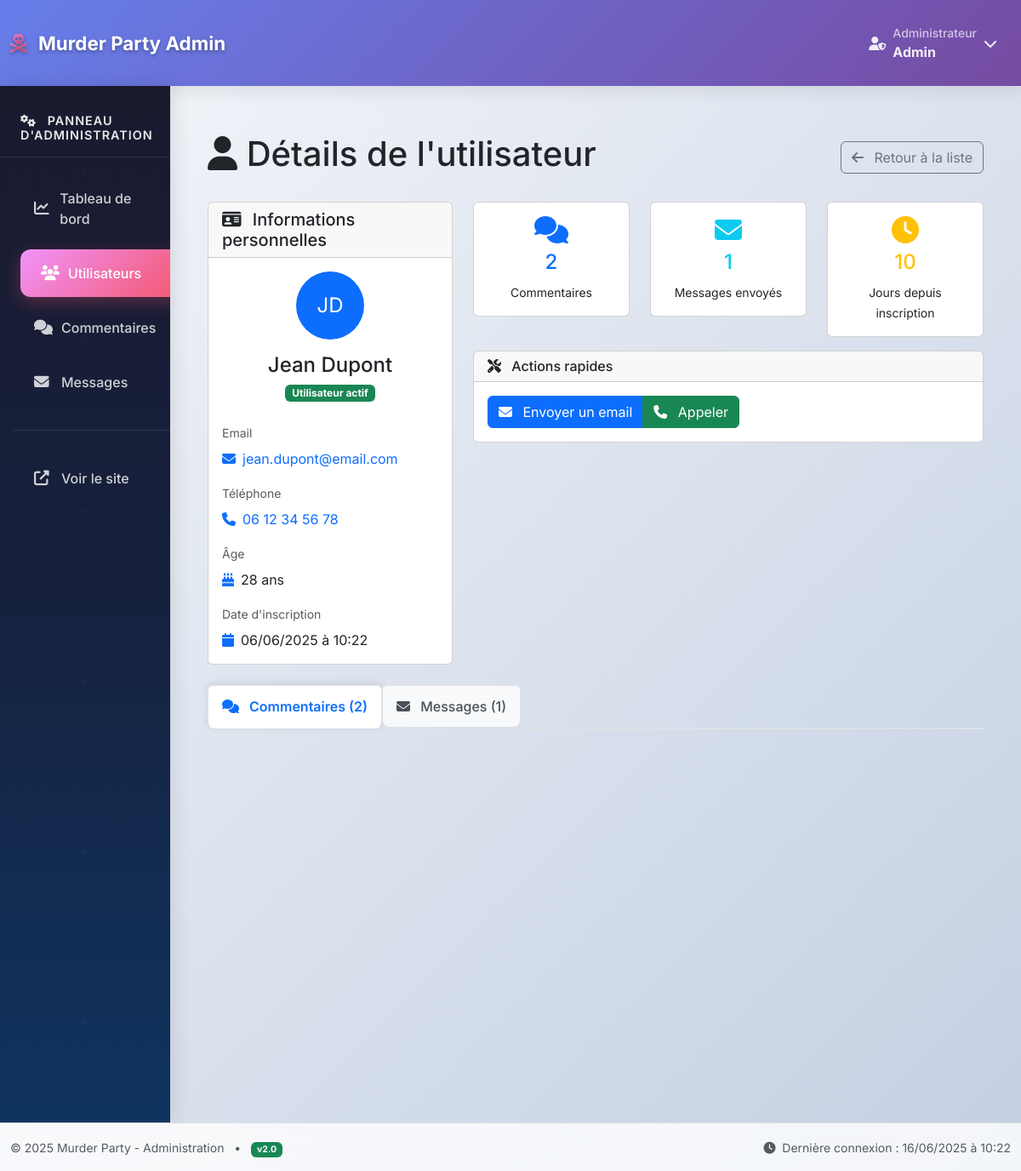
The page /gestion/utilisateurs/detail/2 (signed in) on the database its author committed.
### tables this page shows
CREATE TABLE utilisateurs (
    id INT AUTO_INCREMENT PRIMARY KEY,
    nom VARCHAR(100) NOT NULL,
    prenom VARCHAR(100) NOT NULL,
    email VARCHAR(255) UNIQUE NOT NULL,
    mot_de_passe VARCHAR(255) NOT NULL,
    telephone VARCHAR(20) NULL,
    age INT NULL,
    date_inscription TIMESTAMP DEFAULT CURRENT_TIMESTAMP,
    is_admin TINYINT(1) DEFAULT 0,
    INDEX idx_email (email),
    INDEX idx_is_admin (is_admin)
);

### index.php (called while the page is built)
<?php
require_once('conf/routeur.php');
?>

### model/User.php (called while the page is built, shortened)
<?php
class User {
    public static function getById($id) {
        $db = getDB();
        $stmt = $db->prepare("SELECT id, nom, prenom, email, telephone, age, date_inscription FROM utilisateurs WHERE id = ?");
        $stmt->execute([$id]);
        return $stmt->fetch();
    }
}
?>

### model/Comment.php (called while the page is built, shortened)
<?php
class Comment {
    public static function getByUser($utilisateur_id) {
        $db = getDB();
        $stmt = $db->prepare("
            SELECT * FROM commentaires
            WHERE utilisateur_id = ?
            ORDER BY date_creation DESC
        ");
        $stmt->execute([$utilisateur_id]);
        return $stmt->fetchAll();
    }
}
?>

### model/Message.php (called while the page is built, shortened)
<?php
class Message {
    public static function getByUser($utilisateur_id) {
        $db = getDB();
        $stmt = $db->prepare("
            SELECT * FROM messages
            WHERE utilisateur_id = ?
            ORDER BY date_creation DESC
        ");
        $stmt->execute([$utilisateur_id]);
        return $stmt->fetchAll();
    }
}
?>

### view/admin/utilisateur_detail.php (the view, shortened to what this page needs)
<?php
include_once('view/admin/header.php');
?>
<div class="container mt-4">
    <div class="row">
        <div class="col-12">
            <div class="d-flex justify-content-between align-items-center mb-4">
                <h1>
                    <i class="fas fa-user"></i> Détails de l'utilisateur
                </h1>
                <a href="/gestion/utilisateurs" class="btn btn-outline-secondary">
                    <i class="fas fa-arrow-left me-2"></i>
                    Retour à la liste
                </a>
            </div>
        </div>
    </div>
    <div class="row mb-4">
        <div class="col-lg-4">
            <div class="card">
                <div class="card-header">
                    <h5 class="mb-0">
                        <i class="fas fa-id-card me-2"></i>
                        Informations personnelles
                    </h5>
                </div>
                <div class="card-body">
                    <div class="text-center mb-4">
                        <div class="avatar-lg bg-primary text-white rounded-circle d-inline-flex align-items-center justify-content-center" style="width: 80px; height: 80px; font-size: 1.5rem;">
                            <?= strtoupper(substr($utilisateur['prenom'], 0, 1) . substr($utilisateur['nom'], 0, 1)) ?>
                        </div>
                        <h4 class="mt-3 mb-1">
                            <?= htmlspecialchars($utilisateur['prenom'] . ' ' . $utilisateur['nom']) ?>
                        </h4>
                        <span class="badge bg-success">Utilisateur actif</span>
                    </div>
                    <div class="mb-3">
                        <label class="form-label text-muted small">Email</label>
                        <div class="d-flex align-items-center">
                            <i class="fas fa-envelope me-2 text-primary"></i>
                            <a href="mailto:<?= htmlspecialchars($utilisateur['email']) ?>" class="text-decoration-none">
                                <?= htmlspecialchars($utilisateur['email']) ?>
                            </a>
                        </div>
                    </div>
                    <div class="mb-3">
                        <label class="form-label text-muted small">Téléphone</label>
                        <div class="d-flex align-items-center">
                            <i class="fas fa-phone me-2 text-primary"></i>
                            <?php if (!empty($utilisateur['telephone'])): ?>
                                <a href="tel:<?= htmlspecialchars($utilisateur['telephone']) ?>" class="text-decoration-none">
                                    <?= htmlspecialchars($utilisateur['telephone']) ?>
                                </a>
                            <?php else: ?>
                                <span class="text-muted">Non renseigné</span>
                            <?php endif; ?>
                        </div>
                    </div>
                    <div class="mb-3">
                        <label class="form-label text-muted small">Âge</label>
                        <div class="d-flex align-items-center">
                            <i class="fas fa-birthday-cake me-2 text-primary"></i>
                            <?php if (!empty($utilisateur['age'])): ?>
                                <?= htmlspecialchars($utilisateur['age']) ?> ans
                            <?php else: ?>
                                <span class="text-muted">Non renseigné</span>
                            <?php endif; ?>
                        </div>
                    </div>
                    <div class="mb-0">
                        <label class="form-label text-muted small">Date d'inscription</label>
                        <div class="d-flex align-items-center">
                            <i class="fas fa-calendar me-2 text-primary"></i>
                            <?= date('d/m/Y à H:i', strtotime($utilisateur['date_inscription'])) ?>
                        </div>
                    </div>
                </div>
            </div>
        </div>
        <div class="col-lg-8">
            <div class="row">
                <div class="col-md-4 mb-3">
                    <div class="card text-center">
                        <div class="card-body">
                            <i class="fas fa-comments fa-2x text-primary mb-2"></i>
                            <h4 class="text-primary"><?= count($commentaires_utilisateur) ?></h4>
                            <small>Commentaires</small>
                        </div>
                    </div>
                </div>
                <div class="col-md-4 mb-3">
                    <div class="card text-center">
                        <div class="card-body">
                            <i class="fas fa-envelope fa-2x text-info mb-2"></i>
                            <h4 class="text-info"><?= count($messages_utilisateur) ?></h4>
                            <small>Messages envoyés</small>
                        </div>
                    </div>
                </div>
                <div class="col-md-4 mb-3">
                    <div class="card text-center">
                        <div class="card-body">
                            <i class="fas fa-clock fa-2x text-warning mb-2"></i>
                            <h4 class="text-warning">
                                <?= floor((time() - strtotime($utilisateur['date_inscription'])) / (60 * 60 * 24)) ?>
                            </h4>
                            <small>Jours depuis inscription</small>
                        </div>
                    </div>
                </div>
            </div>
            <div class="card">
                <div class="card-header">
                    <h6 class="mb-0">
                        <i class="fas fa-tools me-2"></i>
                        Actions rapides
                    </h6>
                </div>
                <div class="card-body">
                    <div class="btn-group">
                        <a href="mailto:<?= htmlspecialchars($utilisateur['email']) ?>" class="btn btn-primary">
                            <i class="fas fa-envelope me-2"></i>
                            Envoyer un email
                        </a>
                        <?php if (!empty($utilisateur['telephone'])): ?>
                        <a href="tel:<?= htmlspecialchars($utilisateur['telephone']) ?>" class="btn btn-success">
                            <i class="fas fa-phone me-2"></i>
                            Appeler
                        </a>
                        <?php endif; ?>
                    </div>
                </div>
            </div>
        </div>
    </div>
    <div class="row">
        <div class="col-12">
            <ul class="nav nav-tabs" id="userTabs" role="tablist">
                <li class="nav-item" role="presentation">
                    <button class="nav-link active" id="commentaires-tab" data-bs-toggle="tab" data-bs-target="#commentaires" type="button" role="tab">
                        <i class="fas fa-comments me-2"></i>
                        Commentaires (<?= count($commentaires_utilisateur) ?>)
                    </button>
                </li>
                <li class="nav-item" role="presentation">
                    <button class="nav-link" id="messages-tab" data-bs-toggle="tab" data-bs-target="#messages" type="button" role="tab">
                        <i class="fas fa-envelope me-2"></i>
                        Messages (<?= count($messages_utilisateur) ?>)
                    </button>
                </li>
            </ul>
            <div class="tab-content" id="userTabsContent">
                <div class="tab-pane fade show active" id="commentaires" role="tabpanel">
                </div>
            </div>
        </div>
    </div>
</div>
<?php include_once('view/admin/footer.php'); ?>

### view/admin/header.php (style rules this page uses)
:root { --primary-gradient: linear-gradient(135deg, #667eea 0%, #764ba2 100%); --secondary-gradient: linear-gradient(135deg, #f093fb 0%, #f5576c 100%); --dark-gradient: linear-gradient(135deg, #2c3e50 0%, #34495e 100%); --success-gradient: linear-gradient(135deg, #11998e 0%, #38ef7d 100%); --warning-gradient: linear-gradient(135deg, #f093fb 0%, #f5576c 100%); --sidebar-bg: linear-gradient(180deg, #1a1a2e 0%, #16213e 50%, #0f3460 100%); --card-shadow: 0 10px 30px rgba(0,0,0,0.1); --hover-shadow: 0 15px 40px rgba(0,0,0,0.15); }
* { font-family: 'Inter', sans-serif; }
body { background: linear-gradient(135deg, #f5f7fa 0%, #c3cfe2 100%); min-height: 100vh; }
.nav-link { color: rgba(255,255,255,0.9) !important; font-weight: 500; padding: 0.75rem 1rem !important; border-radius: 8px; transition: all 0.3s ease; }

### view/admin/utilisateur_detail.php (style rules this page uses)
.nav-tabs { border-bottom: 2px solid #dee2e6; }
.nav-tabs .nav-link { color: #495057 !important; background-color: #f8f9fa; border: 1px solid #dee2e6; border-bottom: none; font-weight: 500; padding: 0.75rem 1.25rem; transition: all 0.3s ease; }
.nav-tabs .nav-link.active { color: #0d6efd !important; background-color: #ffffff; border-color: #dee2e6 #dee2e6 #ffffff; border-bottom: 2px solid #ffffff; font-weight: 600; box-shadow: 0 -2px 8px rgba(0,0,0,0.1); }
.nav-tabs .nav-link i { color: inherit; }

### rows shown on the page
utilisateurs: prenom+nom "JD", prenom+nom "Jean Dupont", email "jean.dupont@email.com", telephone "06 12 34 56 78", age "28", date_inscription "06/06/2025 à 10:22"

### other values the page prints
$_SESSION['prenom'] "Admin"
count($commentaires_utilisateur) "2"
count($messages_utilisateur) "1"
